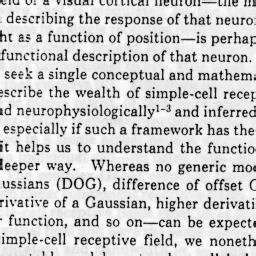
#> input picture A1/p3data/textures/text.jpg, 256 x 256 px
$ python a1.py
#> lines starting #> are read from the running program, lines starting #| are printed output that depends on the picture
import numpy as np
from PIL import Image, ImageDraw
import random

# Load the input texture image
input_size = 'textures/text.jpg'
input = Image.open(input_size)
#> input is the input picture: PIL image 256x256 L; min 0, max 255, mean 202.3

# Define the size of the patches (e.g., 50x50 pixels)
patch_size = 30

# Define the size of the new texture
new_size = input.size
#> new_size = (256, 256)

# Create a new blank image for the synthesized texture
new_texture = Image.new('RGB', new_size)
#> new_texture: PIL image 256x256 RGB; every value is 0

# Calculate the number of patches to cover the new texture
num_patches_x = new_size[0] // patch_size
#> num_patches_x = 8
num_patches_y = new_size[1] // patch_size
#> num_patches_y = 8

for x in range(num_patches_x):
    for y in range(num_patches_y):
        # Randomly select a patch from the input texture
        patch_x = random.randint(0, input.size[0] - patch_size)
        patch_y = random.randint(0, input.size[1] - patch_size)
        patch = input.crop((patch_x, patch_y, patch_x + patch_size, patch_y + patch_size))

        # Paste the patch onto the new texture
        # Note: This simple method does not handle overlapping regions specially
        new_texture.paste(patch, (x * patch_size, y * patch_size))
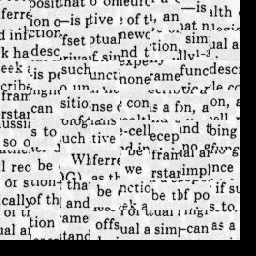
#> new_texture: PIL image 256x256 RGB; min 0, max 255, mean 178.4
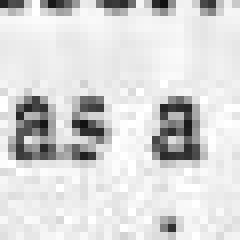
#> patch: PIL image 30x30 L (shown 8 times larger); min 16, max 255, mean 216.4

# Save or display the new texture
new_texture.show()
